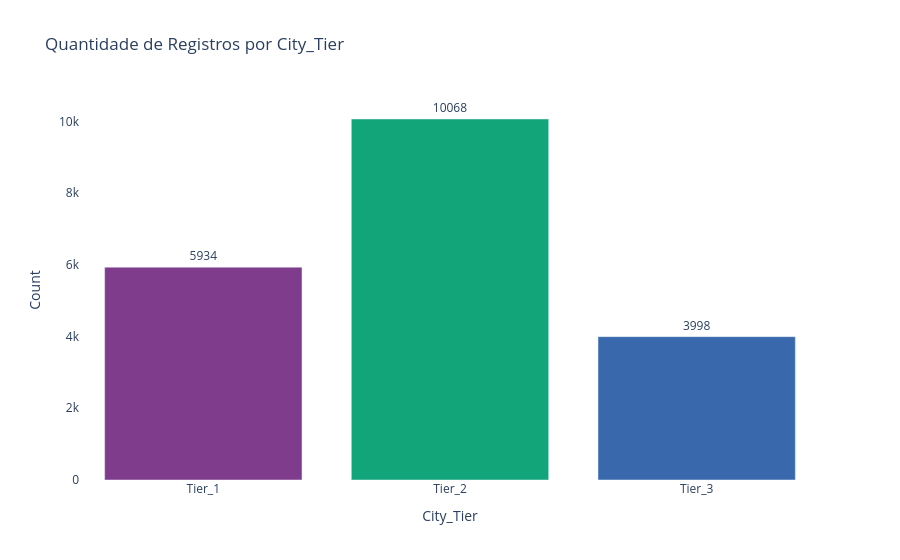

Notebook code for this chart:
### Markdown cell above
## 1. Distribuição de registros por City_Tier

### Code cell
contagem = df['City_Tier'].value_counts().sort_index().reset_index()
contagem.columns = ['City_Tier', 'Count']

fig = px.bar(
    contagem,
    x='City_Tier', y='Count',
    color='City_Tier',
    text='Count',
    title='Quantidade de Registros por City_Tier',
    color_discrete_sequence=px.colors.qualitative.Bold
)
fig.update_traces(textposition='outside')
fig.update_layout(showlegend=False, plot_bgcolor='white')
fig.show()

# Conta quantos imóveis existem em cada tier e plota um gráfico de barras

### Figure 1 — Plotly figure (JSON) as saved in the notebook; plotly's stock layout.template omitted (floating-point values rounded to 4 significant figures)
{"data": [{"hovertemplate": "City_Tier=%{x}<br>Count=%{text}<extra></extra>", "legendgroup": "Tier_1", "marker": {"color": "rgb(127, 60, 141)", "pattern": {"shape": ""}}, "name": "Tier_1", "orientation": "v", "showlegend": true, "text": [5934.0], "textposition": "outside", "type": "bar", "x": ["Tier_1"], "xaxis": "x", "y": [5934], "yaxis": "y"}, {"hovertemplate": "City_Tier=%{x}<br>Count=%{text}<extra></extra>", "legendgroup": "Tier_2", "marker": {"color": "rgb(17, 165, 121)", "pattern": {"shape": ""}}, "name": "Tier_2", "orientation": "v", "showlegend": true, "text": [10070.0], "textposition": "outside", "type": "bar", "x": ["Tier_2"], "xaxis": "x", "y": [10068], "yaxis": "y"}, {"hovertemplate": "City_Tier=%{x}<br>Count=%{text}<extra></extra>", "legendgroup": "Tier_3", "marker": {"color": "rgb(57, 105, 172)", "pattern": {"shape": ""}}, "name": "Tier_3", "orientation": "v", "showlegend": true, "text": [3998.0], "textposition": "outside", "type": "bar", "x": ["Tier_3"], "xaxis": "x", "y": [3998], "yaxis": "y"}], "layout": {"barmode": "relative", "legend": {"title": {"text": "City_Tier"}, "tracegroupgap": 0}, "plot_bgcolor": "white", "showlegend": false, "title": {"text": "Quantidade de Registros por City_Tier"}, "xaxis": {"anchor": "y", "categoryarray": ["Tier_1", "Tier_2", "Tier_3"], "categoryorder": "array", "domain": [0, 1], "title": {"text": "City_Tier"}}, "yaxis": {"anchor": "x", "domain": [0, 1], "title": {"text": "Count"}}}}
